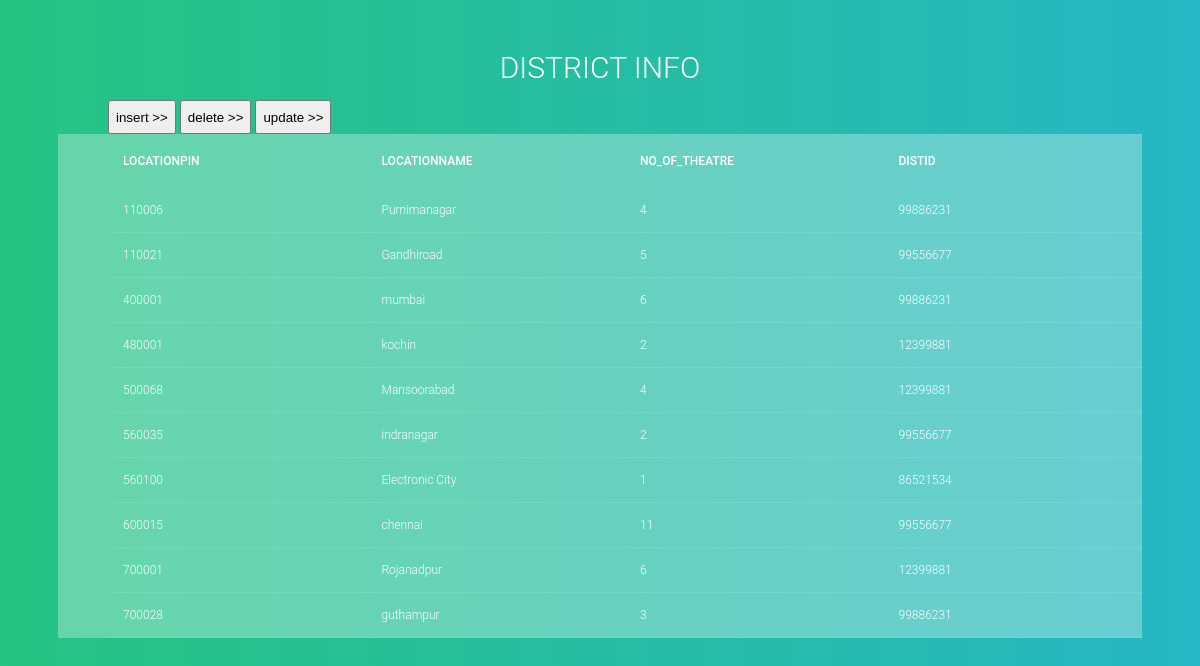
The app's page /DistrictInfo.php with its own data.
### tables this page shows
CREATE TABLE `districtinfo` (
  `LocationPin` int(11) NOT NULL,
  `LocationName` varchar(30) NOT NULL,
  `No_Of_Theatre` int(11) NOT NULL,
  `DistID` int(11) NOT NULL
);

### DistrictInfo.php (the view, shortened to what this page needs)
<!DOCTYPE html>
<html >
<head>
  <link rel="stylesheet" href="https://cdnjs.cloudflare.com/ajax/libs/meyer-reset/2.0/reset.min.css">
      <link rel="stylesheet" href="style2.css">
</head>
<?php
		require 'setUp.php';
		$sql = "SELECT * FROM DistrictInfo";
		$result = $conn->query($sql);
		if (!($result->num_rows > 0)) {
			echo "0 results";
		} else {
	?>
	<body>
  <section>
  <h1>District Info</h1>
      <div>
		<a href = "insert3.php"><button	 style="height: 34px;" type="submit" name="search">insert >></button></a>
		<a href = "delete3.php"><button	 style="height: 34px;" type="submit" name="search">delete >></button></a>
		<a href = "update3.php"><button	 style="height: 34px;" type="submit" name="search">update >></button></a>
	</div>
  <div class="tbl-header">
    <table cellpadding="0" cellspacing="0" border="0">
      <thead>
		<tr>
			<th>LocationPin</th>
			<th>LocationName</th>
			<th>No_Of_Theatre</th>
			<th>DistID</th>
		</tr>
		</thead>
          <tbody>
			<?php
				while($row = $result->fetch_assoc()) {
					echo "<tr>
						<td> {$row['LocationPin']}</a></td>
						<td>{$row['LocationName']}</td>
						<td>{$row['No_Of_Theatre']}</td>
						<td>{$row['DistID']}</td>
						</tr>\n";
    				}
			?>
		</tbody>
          </table>
      </div>
	<?php
		}
	?>

### style2.css (style rules this page uses)
h1 { font-size: 30px; color: #fff; text-transform: uppercase; font-weight: 300; text-align: center; margin-bottom: 15px; }
table { width:100%; table-layout: fixed; }
.tbl-header { background-color: rgba(255,255,255,0.3); }
th { padding: 20px 15px; text-align: left; font-weight: 500; font-size: 12px; color: #fff; text-transform: uppercase; }
td { padding: 15px; text-align: left; vertical-align:middle; font-weight: 300; font-size: 12px; color: #fff; border-bottom: solid 1px rgba(255,255,255,0.1); }
body { background: -webkit-linear-gradient(left, #25c481, #25b7c4); background: linear-gradient(to right, #25c481, #25b7c4); font-family: 'Roboto', sans-serif; }
section { margin: 50px; }
div { padding-left: 50px; }

### records on screen
districtinfo: LocationPin "110006", LocationName "Purnimanagar", No_Of_Theatre "4", DistID "99886231"
districtinfo: LocationPin "110021", LocationName "Gandhiroad", No_Of_Theatre "5", DistID "99556677"
districtinfo: LocationPin "400001", LocationName "mumbai", No_Of_Theatre "6", DistID "99886231"
districtinfo: LocationPin "480001", LocationName "kochin", No_Of_Theatre "2", DistID "12399881"
districtinfo: LocationPin "500068", LocationName "Mansoorabad", No_Of_Theatre "4", DistID "12399881"
districtinfo: LocationPin "560035", LocationName "indranagar", No_Of_Theatre "2", DistID "99556677"
districtinfo: LocationPin "560100", LocationName "Electronic City", No_Of_Theatre "1", DistID "86521534"
districtinfo: LocationPin "600015", LocationName "chennai", No_Of_Theatre "11", DistID "99556677"
districtinfo: LocationPin "700001", LocationName "Rojanadpur", No_Of_Theatre "6", DistID "12399881"
districtinfo: LocationPin "700028", LocationName "guthampur", No_Of_Theatre "3", DistID "99886231"
